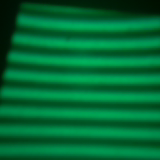
#> input picture pic_utils/testpictures/1/image0.png, 160 x 160 px, found by its file name
$ python histoimg.py
#> lines starting #> are read from the running program, lines starting #| are printed output that depends on the picture
"stat info for img"
from pathlib import Path
from matplotlib import pyplot as plt
from matplotlib import use
from PIL import Image, ImageStat

def get_mask(imgfile):
    img = Image.open(imgfile)
    #print("bands", img.getbands())
    mask = img.getchannel('A')
    #mask.show('mask')
    return mask


def histo_img(imgfile, outfile, mask=None, title=None):
    use('Agg')
    Path(outfile).unlink(missing_ok=True)
    img = Image.open(imgfile)
#> img is the input picture: PIL image 160x160 RGBA; mean R, G, B, A 0.9, 107.1, 53.1, 255
    maske = None
    if 'A' in img.getbands():
        #print('Alfa channel includet'+ str(outfile))
        alfa = img.getchannel('A')
#> alfa: PIL image 160x160 L; every value is 255
        #alfa.show()
        maske=alfa
    else:
        if mask:
            maske=mask
    grey = img.convert('L')
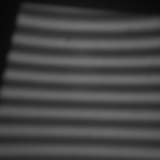
#> grey: PIL image 160x160 L; min 8, max 115, mean 69.2
    #grey.show()
    stat = ImageStat.Stat(grey, mask=maske)
    # print("grey count", stat.count, "extrema", stat.extrema, "mean", stat.mean, "median", stat.median)
    # print("rms", stat.rms, "var", stat.var, "stddev", stat.stddev)
    hist = grey.histogram()
#> hist = 256 values, max 708 at index 54, min 0 at index 0, mean 100
    X=list(range(0,256))
    plt.clf()
    plt.bar(X, hist)
    if title is None:
        title = imgfile.name
    plt.title("Histogram " + title)
    plt.xlabel("Intensity")
    plt.ylabel("Numbers")
    plt.ylim(0,1000)
    plt.figtext(0.7, 0.8, f"Brightness: {int(stat.mean[0])} {int(stat.median[0])}")
    plt.figtext(0.7, 0.75, f"rms: {int(stat.rms[0])}")
    plt.figtext(0.7, 0.7, f"count: {int(stat.count[0])}")
    plt.figtext(0.7, 0.65, f"alpha: {maske is not None}")
    plt.figtext(0.7, 0.6, f"stdev (contrast): {int(stat.stddev[0])}")
    #plt.figtext(0.7, 0.55, f"Brightness: {int(stat.mean[0])}")
    plt.savefig(outfile)
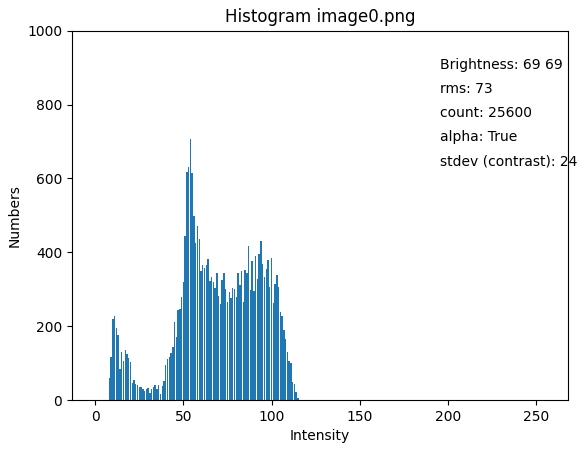
#> figure drawn by matplotlib, 1 panel; tallest bar 708 high, from x = 53.6 to 54.4
    plt.clf()
    #plt.show()

if __name__ == "__main__":
    testpicture = Path(__file__).parent / 'testpictures/analytic/testtarget1/render0/image0.png'
    testpicture2 = Path(__file__).parent / 'testpictures/analytic/planer/render0/image0.png'
    #testpicture2 = Path(__file__).parent / 'testpictures/analytic/kugler/analog_im_wrap1.png'
    outputfolder = Path(__file__).parent.parent / 'tmp'
    outputfolder.mkdir(exist_ok=True)
    outfile = outputfolder / 'testout.png'
    print("histo_img", testpicture, outfile)
    histo_img(testpicture, outfile)
    histo_img(testpicture2, outputfolder / 'testout2.png')
